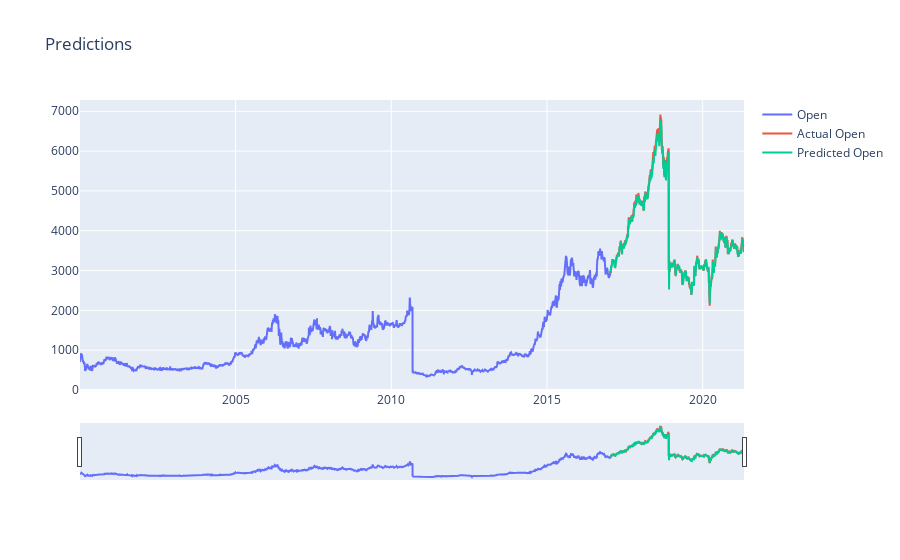

Notebook source saved alongside this figure:
### Markdown cell above
# Visualization

### Code cell
# plotting graph of the actual values and the predicted values for analysis

fig1 = go.Figure()
fig1.add_trace(go.Scatter(x=train.index, y=train['Open'], name='Open'))
fig1.add_trace(go.Scatter(x=valid.index, y=valid['Open'], name=f'Actual Open'))
fig1.add_trace(go.Scatter(x=valid.index, y=valid['Predictions'], name=f'Predicted Open'))
fig1.layout.update(title_text='Predictions', xaxis_rangeslider_visible=True)
fig1

### Figure 1 — Plotly figure (JSON) as saved in the notebook; plotly's stock layout.template omitted (floating-point values rounded to 4 significant figures; data arrays with more than 128 entries replaced by an {"elided": "..."} marker saying what was removed)
{"data": [{"name": "Open", "type": "scatter", "x": {"elided": "4244 str values"}, "y": {"elided": "4244 float values"}}, {"name": "Actual Open", "type": "scatter", "x": {"elided": "1061 str values"}, "y": {"elided": "1061 float values"}}, {"name": "Predicted Open", "type": "scatter", "x": {"elided": "1061 str values"}, "y": {"elided": "1061 float values"}}], "layout": {"title": {"text": "Predictions"}, "xaxis": {"rangeslider": {"visible": true}}}}
